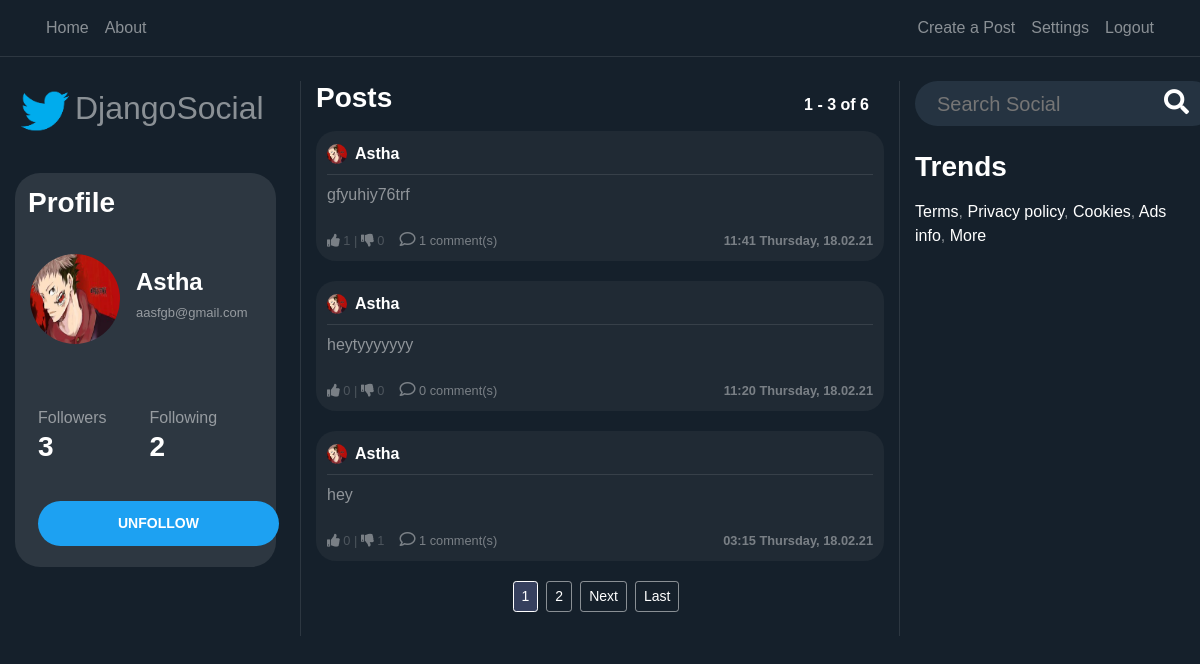
Page /user/Astha (signed in) on the committed database.
### users/models.py (models this page shows, shortened)
class Profile(models.Model):
    user = models.OneToOneField(User, on_delete=models.CASCADE)
    image = models.ImageField(default='default.png', upload_to='profile_pics')
    @property
    def followers(self):
        return Follow.objects.filter(follow_user=self.user).count()
    @property
    def following(self):
        return Follow.objects.filter(user=self.user).count()

### blog/models.py (models this page shows, shortened)
class Post(models.Model):
    content = models.TextField(max_length=1000)
    pic = models.ImageField(upload_to='blog', blank=True)
    date_posted = models.DateTimeField(default=timezone.now)
    author = models.ForeignKey(User, on_delete=models.CASCADE)
    likes= models.IntegerField(default=0)
    dislikes= models.IntegerField(default=0)
    @property
    def number_of_comments(self):
        return Comment.objects.filter(post_connected=self).count()

### blog/views.py (the view, shortened to what this page needs)
# urls.py: path('user/<str:username>', UserPostListView.as_view(), name='user-posts'),
class UserPostListView(LoginRequiredMixin, ListView):
    model = Post
    template_name = 'blog/user_posts.html'
    context_object_name = 'posts'
    paginate_by = PAGINATION_COUNT
    def visible_user(self):
        return get_object_or_404(User, username=self.kwargs.get('username'))
    def get_context_data(self, **kwargs):
        visible_user = self.visible_user()
        logged_user = self.request.user
        print(logged_user.username == '', file=sys.stderr)
        if logged_user.username == '' or logged_user is None:
            can_follow = False
        else:
            can_follow = (Follow.objects.filter(user=logged_user,
                                                follow_user=visible_user).count() == 0)
        data = super().get_context_data(**kwargs)
        data['user_profile'] = visible_user
        data['can_follow'] = can_follow
        return data
    def get_queryset(self):
        user = self.visible_user()
        return Post.objects.filter(author=user).order_by('-date_posted')

### blog/templates/blog/user_posts.html
{% extends "blog/home.html" %}

### blog/templates/blog/home.html (shortened to what this page needs)
{% extends "blog/base.html" %}
{% load static %}
{% block content %}
    <div class="row">
        <div class="col-12 col-md-3 pr-4 dont-move">
            <a href="/"> <h2><img class="img-fluid" width="60" src="{% static 'blog/logo.png' %}">DjangoSocial</h2></a><br>
            <div class="profile-section">
            <h3 class="white-important p-2">
                Profile
            </h3>
            <article class="media content-section" style="height: 140px; width: 100%">
                {%  if user_profile != None %}
                    <div class="mt-2 d-flex full-width align-items-center">
                        <img
                           class="rounded-circle mr-3 img-fluid"
                           style="width: 90px; height: 90px;"
                           src="{{ user_profile.profile.image.url }}">
                        <div>
                            <h4 style="text-align: left"
                                    class="white-important">
                                {{ user_profile.username }}
                            </h4>
                            <h6 style="text-align: left"
                                    class="email-profile">
                                {{ user.email }}
                            </h6>
                        </div>
                    </div>
                {%  endif %}
            </article>
            <article class="media content-section">
                <div class="row full-width pl-2">
                    <div class="col-6">
                            Followers
                    </div>
                    <div class="col-6">
                            Following
                    </div>
                    {%  if user_profile != None %}
                        <div class="col-6">
                            <h3 class="white-important follow-click">
                                <a href="{% url 'user-followers' user_profile.username %}">
                                    {{ user_profile.profile.followers }}
                                </a>
                            </h3>
                        </div>
                         <div class="col-6">
                            <a href="{% url 'user-follows' user_profile.username %}">
                                <h3 class="white-important follow-click">
                                    {{ user_profile.profile.following }}
                                </h3>
                            </a>
                        </div>
                    {%  endif %}
                </div>
            </article>
            <div class="d-flex">
                {%  if user_profile is not None and user_profile.id != user.id  and user.username != '' %}
                    <form method="POST">
                        <div class="form-group">
                            <button style="margin-left: 18px" class="btn btn-sm btn-outline-primary"
                                    name="{% if can_follow %}follow{% else %}unfollow{% endif %}"
                                    type="submit">
                                 {% if can_follow %}
                                     FOLLOW
                                 {% else %}
                                     UNFOLLOW
                                 {% endif %}
                            </button>
                        </div>
                    </form>
                {% endif %}
            </div>
            </div>
        </div>
        <div class="col-12 col-md-6 scrollable" >
            <div class="full-width row">
                <div class="col-6">
                    <h3 class="white-important mb-3">
                        Posts
                    </h3>
                </div>
                 <div class="col-6 no-padding">
                    <h6
                            style="position: absolute; bottom: 0; right: 0"
                            class="white-important mb-3">
                        {{ page_obj.start_index }} - {{ page_obj.end_index }} of
                        {{ paginator.count }}
                    </h6>
                </div>
            </div>
            {% for post in posts %}
                <article class="media content-section hovered-tweet">
                <div style="width: 100%; word-break: break-all;">
                    <div class="pb-2 row m-0" style="width: 100%; margin-right: 0 !important;">
                       <div
                               style="padding-left: 0px !important;"
                               class="col-8 no-padding d-flex align-items-center">
                           <img
                               class="rounded-circle mr-2"
                               style="width: 20px; height: 20px;"
                               src="{{ post.author.profile.image.url }}">
                           <a class="mr-2 white-important" href="{% url 'user-posts' post.author %}">
                               {{ post.author }}
                           </a>
                       </div>
                       <div class="col-4 d-flex flex-row-reverse no-padding align-items-center"
                            style="padding-right: 0 !important;">
                       </div>
                   </div>
                    <div
                            class="mb-2"
                            style="width: 100%; height: 1px; background-color: rgba(255, 255, 255, 0.1)"></div>
                    <a
                            style="color: rgba(255, 255, 255, 0.5) !important;"
                            href="{% url 'post-detail' post.id %}">
                        <p class="mb-4">
                            {{ post.content }}
                        </p>
                    </a>
                        <div class="row">
                            <div class="col-6" style="display: flex;">
                                <small style="opacity: 0.4;">
                                    <a href="#" onClick="document.getElementById('likebutton').submit()"><i class="fas fa-thumbs-up"></i></a> {{post.likes}}   |   <a href="#" onClick="document.getElementById('dislikebutton').submit()"><i class="fas fa-thumbs-down"></i></a> {{post.dislikes}}
                                </small>
                                <small style="opacity: 0.4; margin-left:15px;">
                                    <a href="/post/{{post.id}}/">
                                        <i style=" font-size: 16px;" class="far fa-comment"></i> {{ post.number_of_comments }} comment(s)
                                    </a>
                                </small>
                            </div>
                            <div class="col-6">
                                <small
                                        style="opacity: 0.4;"
                                    class="white-important d-flex full-width flex-row-reverse">
                                    {{ post.date_posted | date:"H:i l, d.m.y" }}
                                </small>
                            </div>
                        </div>
                </div>
                </article>
            {% endfor %}
            <div class="full-width d-flex justify-content-center">
                {% if is_paginated %}
                    {% for num in page_obj.paginator.page_range %}
                        {% if page_obj.number == num %}
                            <a class="btn btn-sm btn-info mb-4 mr-2"
                                href="?page={{ num }}">{{ num }}</a>
                        {% elif num > page_obj.number|add:'-3' and num < page_obj.number|add:'3' %}
                            <a class="btn btn-sm btn-outline-secondary mb-4 mr-2"
                                href="?page={{ num }}">{{ num }}</a>
                        {% endif %}
                    {% endfor %}
                    {% if page_obj.has_next %}
                        <a class="btn btn-sm btn-outline-secondary mb-4 mr-2"
                                href="?page={{ page_obj.next_page_number }}">Next</a>
                           <a class="btn btn-sm btn-outline-secondary mb-4 mr-2"
                            href="?page={{ page_obj.paginator.num_pages }}">Last</a>
                    {% endif %}
                {% endif %}
            </div>
        </div>
        <div class="col-12 col-md-3 dont-move">
            <form action="{% url 'search' %}" method="post">{% csrf_token %}
                <div class="search-container">
                    <div class="search">
                    <input required name="search" type="text" id="zip-code-input" placeholder="Search Social">
                    <button type="submit" style="border:0; background: transparent;"><i class="fa fa-search"></i> </button> </a>
                </form>
              </div>
            </div>
            <h3 class="white-important mb-3 mt-4"> Trends </h3>
                <p><a href="">Terms</a>,
<a href="">Privacy policy</a>,
<a href="">Cookies</a>,
<a href="">Ads info</a>,
<a href="">More</a>
</p>
        </div>
    </div>
{% endblock content %}

### blog/static/blog/main.css (style rules this page uses)
:root { --muted-color: rgba(255, 255, 255, 0.5); }
body { background: #15202b; color: var(--muted-color); margin-top: 5rem; }
h1, h2, h3, h4, h5, h6 { color: var(--muted-color); }
.content-section { padding: 10px 10px; margin-bottom: 20px; }
.no-padding { padding: 0 !important; }
a { color: white; text-underline: none; text-decoration: none !important; }
article { border-radius: 4px; }
.white-important { color: white; font-weight: bold; }
.full-width { width: 100% }
.btn-outline-primary { border-color: white; color: white !important; padding: 12px 80px 12px 80px; font-weight: bold; background-color: #1da1f2; border:0; border-radius: 25px; }
.btn-info { color: white; background-color: #36405e; border-color: white; }
.btn-outline-secondary { border-color: rgba(255, 255, 255, 0.5); color: white !important; }
.hovered-tweet { background-color: #90909017; border-radius: 20px; }
.hovered-tweet { border: 1px solid transparent; }
.profile-section { background-color: #2d3741; padding: 5px; border-radius: 25px; }
.scrollable { overflow-y: auto; border-left: 1px solid #2d3741; border-right: 1px solid #2d3741; }
.email-profile { font-size: 13px; outline: hidden; }

### blog/static/blog/style.css (style rules this page uses)
body { font-family: Arial, Helvetica, sans-serif; height: 100vh; margin: 0; padding: 0; }
.search-container { width: 300px; height: 45px; background-color: #253341; border-radius: 30px; display: flex; }
.search-container input { width: 100%; font-size: 20px; background-color: transparent; border: 0; color: white; }
.search-container .search { flex-grow: 1; display: flex; align-items: center; padding-left: 20px; padding-right: 20px; }
.search i { font-size: 25px; color: white; }
.search i { cursor: pointer; }

### rows in the picture
Post: author.profile.image (picture), author "Astha", content "gfyuhiy76trf", likes "1", dislikes "0", number_of_comments "1", date_posted "11:41 Thursday, 18.02.21"
Post: author.profile.image (picture), author "Astha", content "heytyyyyyyy", likes "0", dislikes "0", number_of_comments "0", date_posted "11:20 Thursday, 18.02.21"
Post: author.profile.image (picture), author "Astha", content "hey", likes "0", dislikes "1", number_of_comments "1", date_posted "03:15 Thursday, 18.02.21"

### other values in the picture
{{ user_profile.username }} "Astha"
{{ user.email }} "aasfgb@gmail.com"
{{ user_profile.profile.followers }} "3"
{{ user_profile.profile.following }} "2"
{{ page_obj.start_index }} "1"
{{ page_obj.end_index }} "3"
{{ paginator.count }} "6"
{{ num }} "1"
{{ num }} "2"
